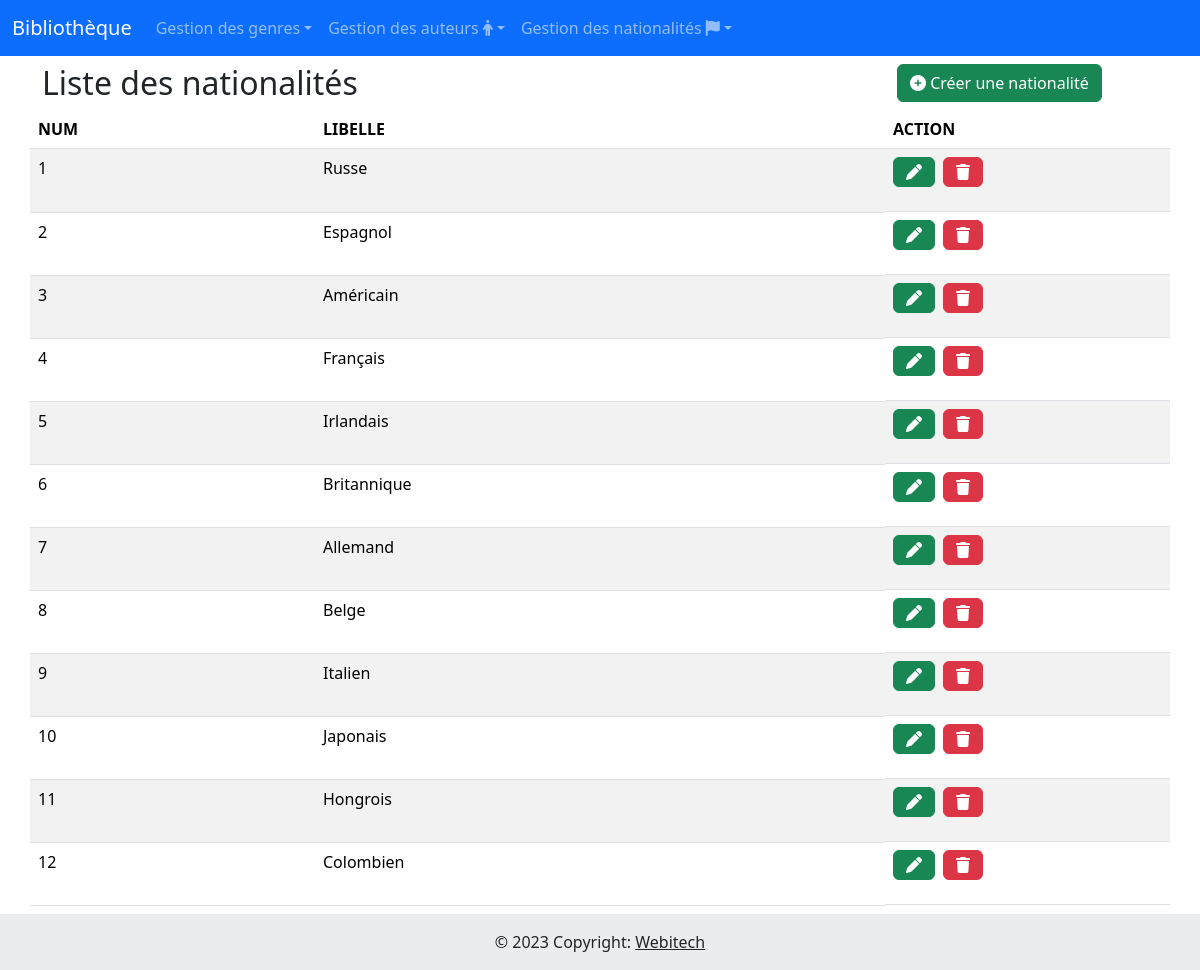
/listenationalites.php, run on the app's committed database.
### tables this page shows
CREATE TABLE `nationalite` (
  `num` smallint(6) NOT NULL auto_increment,
  `libelle` varchar(50) NOT NULL default '',
  PRIMARY KEY  (`num`)
);

### listenationalites.php (the view, shortened to what this page needs)
<?php
include "header.php";
include "connexion.php";
?>
<head>
    <link rel="stylesheet" href="https://cdn.jsdelivr.net/npm/bootstrap@5.3.2/dist/css/bootstrap.min.css">
    <link rel="stylesheet" href="https://cdnjs.cloudflare.com/ajax/libs/font-awesome/6.4.2/css/all.min.css" />
</head>
<div class="container mt-5 mb-5">
    <div class="row pt-3">
        <div class="col-9">
            <h2>Liste des nationalités</h2>
        </div>
        <div class="col-3">
            <a href="formAjouterNationalite.php" class="btn btn-success"><i class="fa-solid fa-circle-plus"></i> Créer une nationalité</a>
        </div>
        <?php
        $query = "SELECT * FROM nationalite";
        $result = $db->prepare($query);
        $result->execute();
        if ($result->rowCount() > 0) {
            echo "<table class='table table-striped table-hover'>";
            echo "<thead class='thead-dark'><tr><th class='col-md-3'>NUM</th><th class='col-md-6'>LIBELLE</th><th class='col-md-3'>ACTION</th></tr></thead>";
            while ($row = $result->fetch(PDO::FETCH_ASSOC)) {
                echo "<tr>";
                echo "<td>" . $row["num"] . "</td>";
                echo "<td>" . $row["libelle"] . "</td>";
                echo "<td class='d-flex'>
                        <form method='POST' action='modifierNationalite.php'>
                            <input type='hidden' name='num' value='" . $row["num"] . "'>
                            <button type='submit' class='btn btn-success me-2'><i class='fa-solid fa-pen'></i></button>
                        </form>
                        <form method='POST' action='supprimerNationalite.php'>
                            <input type='hidden' name='num' value='" . $row["num"] . "'>
                            <button type='submit' class='btn btn-danger'><i class='fa-solid fa-trash'></i></button>
                        </form>
                      </td>";
                echo "</tr>";
            }
            echo "</table>";
        } else {
            echo "Aucun résultat trouvé";
        }
        ?>
    </div>
</div>
<?php include "footer.php"; ?>

### header.php (shortened to what this page needs)
<nav class="navbar navbar-expand-lg bg-primary fixed-top" data-bs-theme="dark">
    <div class="container-fluid">
      <a class="navbar-brand" href="index.php">Bibliothèque</a>
      <div class="collapse navbar-collapse" id="navbarColor01">
        <ul class="navbar-nav me-auto">
          <li class="nav-item dropdown">
            <a class="nav-link dropdown-toggle" data-bs-toggle="dropdown" href="#" role="button" aria-haspopup="true" aria-expanded="false">Gestion des genres</a>
          </li>
          <li class="nav-item dropdown">
            <a class="nav-link dropdown-toggle" data-bs-toggle="dropdown" href="#" role="button" aria-haspopup="true" aria-expanded="false">Gestion des auteurs <i class="fa-solid fa-person"></i></a>
          </li>
          <li class="nav-item dropdown">
            <a class="nav-link dropdown-toggle" data-bs-toggle="dropdown" href="#" role="button" aria-haspopup="true" aria-expanded="false">Gestion des nationalités <i class="fa-solid fa-flag"></i></a>
          </li>
        </ul>
      </div>
    </div>
  </nav>

### footer.php
<footer class="bg-body-tertiary text-center text-lg-start fixed-bottom">
    <div class="text-center p-3" style="background-color: rgba(0, 0, 0, 0.05);">
      © 2023 Copyright:
      <a class="text-body" href="https://webitechparis.com/">Webitech</a>
    </div>
  </footer>

### data on the page
nationalite: num "1", libelle "Russe"
nationalite: num "2", libelle "Espagnol"
nationalite: num "3", libelle "Américain"
nationalite: num "4", libelle "Français"
nationalite: num "5", libelle "Irlandais"
nationalite: num "6", libelle "Britannique"
nationalite: num "7", libelle "Allemand"
nationalite: num "8", libelle "Belge"
nationalite: num "9", libelle "Italien"
nationalite: num "10", libelle "Japonais"
nationalite: num "11", libelle "Hongrois"
nationalite: num "12", libelle "Colombien"
